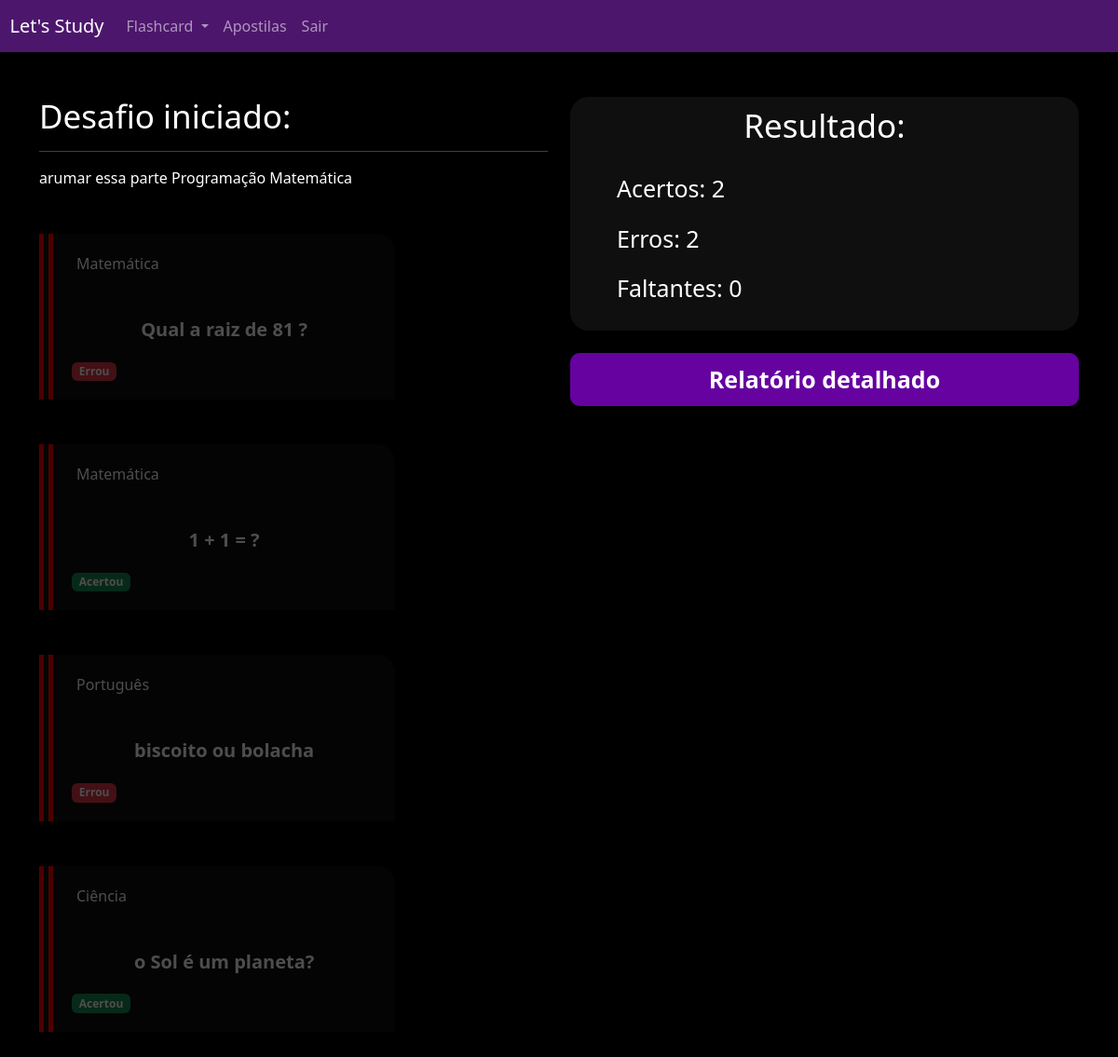
Page /flashcard/desafio/13/ (signed in) on the committed database.
### flashcard/models.py (models this page shows, shortened)
class FlashcardDesafio(models.Model):
    flashcard = models.ForeignKey(Flashcard, on_delete=models.DO_NOTHING)
    respondido = models.BooleanField(default=False)
    acertou = models.BooleanField(default=False)

class Flashcard(models.Model):
    DIFICULDADE_CHOICES = (("D", "Difícil"), ("M", "Médio"), ("F", "Fácil"))
    user = models.ForeignKey(User, on_delete=models.DO_NOTHING)
    pergunta = models.CharField(max_length=200)
    resposta = models.TextField()
    categoria = models.ForeignKey(Categoria, on_delete=models.DO_NOTHING)
    dificuldade = models.CharField(max_length=1, choices=DIFICULDADE_CHOICES)
    @property
    def css_dif(self):
        if self.dificuldade == "F":
            return "flashcard-facil"
        elif self.dificuldade == "M":
            return "flashcard-medio"
        elif self.dificuldade == "D":
            return "flashcard-dificil"

class Categoria(models.Model):
    nome = models.CharField(max_length=25)
    def __str__(self):
        return self.nome

### flashcard/views.py (the view)
# urls.py: path('desafio/<int:id>/', views.desafio, name='desafio'),
def desafio(req, id):
    desafio = Desafio.objects.get(id=id)
    if not desafio.user == req.user:
        raise Http404()
    if req.method=="GET":
        acertos = desafio.flashcard.filter(respondido=True).filter(acertou=True).count()
        erros = desafio.flashcard.filter(respondido=True).filter(acertou=False).count()
        faltantes = desafio.flashcard.filter(respondido=False).count()
        return render(
            req,
            'desafio.html',
            {
                'desafio': desafio,
                'acertos': acertos,
                'erros': erros,
                'faltantes': faltantes
            }
        )

### flashcard/templates/desafio.html (shortened to what this page needs)
{% extends "base.html" %} {% load static %} {% block 'header' %}
<link href="{% static 'usuarios/css/cadastro.css' %}" rel="stylesheet" />
<link href="{% static 'flashcard/css/novo_flashcard.css' %}" rel="stylesheet" />
<link
  href="{% static 'flashcard/css/iniciar_desafio.css' %}"
  rel="stylesheet"
/>
<link href="{% static 'flashcard/css/desafio.css' %}" rel="stylesheet" />
<link
  href="https://unpkg.com/boxicons@2.1.4/css/boxicons.min.css"
  rel="stylesheet"
/>
{% endblock 'header' %} {% block 'conteudo' %}
{% include "partials/header.html" %}
<div class="container">
  <br />
  <br />
  <div class="row">
    <div class="col-md">
      <h3 class="fonte-secundaria">Desafio iniciado:</h3>
      <hr />
      arumar essa parte
      <span class="badge-categoria">Programação</span>
      <span class="badge-categoria">Matemática</span>
      <br />
      <br />
      <br />
      {% for flash in desafio.flashcard.all %}
      <div class="box-new-flashcard {% if flash.respondido %} op2 {% endif %}">
        <div class="flashcard {{flash.flashcard.css_dif}}">
          <div class="flashcard-categoria">{{flash.flashcard.categoria}}</div>
          <br />
          <br />
          <div class="flashcard-box-item" onclick="flip_card({{flash.id}})">
            <p class="flashcard-item">{{flash.flashcard.pergunta}}</p>
          </div>
          {% if not flash.respondido %}
          <div class="responder">
            <a
              href="{% url 'responder_flashcard' flash.id %}?acertou=0&desafio_id={{desafio.id}}"
              ><i class="bx bxs-x-square icone-vermelho"></i
            ></a>
            <a
              href="{% url 'responder_flashcard' flash.id %}?acertou=1&desafio_id={{desafio.id}}"
              ><i class="bx bxs-check-square icone-verde"></i
            ></a>
          </div>
          {% else %} {% if flash.acertou %}
          <span class="badge bg-success">Acertou</span>
          {% else %}
          <span class="badge bg-danger">Errou</span>
          {% endif %} {% endif %}
        </div>
      </div>
      <br />
      <br />
      {% endfor %}
    </div>
    <div class="col-md">
      <div class="box-res">
        <h3 class="fonte-secundaria">Resultado:</h3>
        <p class="fonte-p">Acertos: {{acertos}}</p>
        <p class="fonte-p">Erros: {{erros}}</p>
        <p class="fonte-p">Faltantes: {{faltantes}}</p>
      </div>
      <br />
      <a class="btn-cadastro btn-desafio" href="{% url 'relatorio' desafio.id %}">Relatório detalhado</a>
    </div>
  </div>
</div>
{% endblock 'conteudo' %}

### templates/static/geral/css/base.css (style rules this page uses)
:root { --color-0: #000; --color-1: #0f0f0f; --color-2: rgb(77, 22, 109); --color-3: #6602a0; --color-4: #004aac; }
body { background-color: var(--color-0); color: white }

### templates/static/usuarios/css/cadastro.css (style rules this page uses)
* { margin: 0; padding: 0; }
.btn-cadastro { padding: 10px; background-color: var(--color-3); border: none; border-radius: 10px; color: #fff; font-size: 18px; font-weight: bold; padding-left: 25px; padding-right: 25px; align-items: center; justify-content: center; transition: all 0.2s ease-in-out; }
.btn-cadastro::after, .btn-cadastro:hover { background-color: var(--color-2); transform: scale(1.1); }

### templates/static/flashcard/css/novo_flashcard.css (style rules this page uses)
.box-new-flashcard { width: 70%; margin: auto; }
.flashcard { background-color: var(--color-1); padding: 20px; border-radius: 0 20px 0 0; }
.flashcard-box-item { text-align: center; }
.flashcard p { font-size: 20px; font-weight: bold; cursor: pointer; padding-top: 20px; }
.flashcard-dificil { border-left: 15px double red; }
.flashcard-categoria { background-color: var(--color-1); display: inline; padding: 5px; }

### templates/static/flashcard/css/iniciar_desafio.css (style rules this page uses)
.fonte-secundaria { font-size: 35px; }

### templates/static/flashcard/css/desafio.css (style rules this page uses)
* { color: #fff; }
.box-new-flashcard { margin: 0; background-color: var(--color-1); border-radius: 20px; }
.op2 { opacity: .3; }
.fonte-p { font-size: 25px; }
.btn-desafio { width: 100% !important; text-decoration: none; display: block; text-align: center; font-size: 25px; }
.box-res { background-color: var(--color-1); padding: 10px 50px; border-radius: 20px; }
.box-res h3 { text-align: center; padding-bottom: 20px; }

### rows in the picture
FlashcardDesafio: flashcard.categoria "Matemática", flashcard.pergunta "Qual a raiz de 81 ?", respondido "Errou"
FlashcardDesafio: flashcard.categoria "Matemática", flashcard.pergunta "1 + 1 = ?", respondido "Acertou"
FlashcardDesafio: flashcard.categoria "Português", flashcard.pergunta "biscoito ou bolacha", respondido "Errou"
FlashcardDesafio: flashcard.categoria "Ciência", flashcard.pergunta "o Sol é um planeta?", respondido "Acertou"

### other values in the picture
{{ acertos }} "2"
{{ erros }} "2"
{{ faltantes }} "0"
